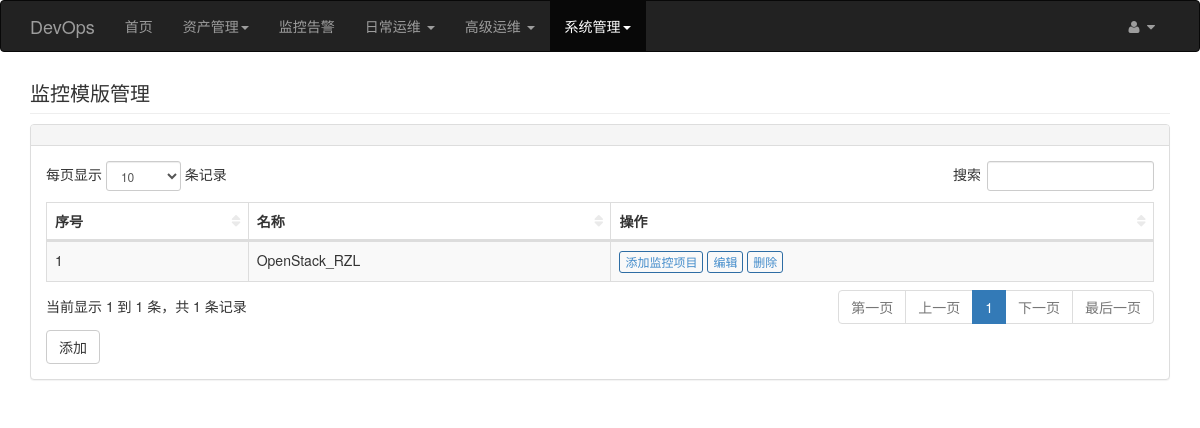
The page /cmp/index (signed in) on the database as committed earlier.
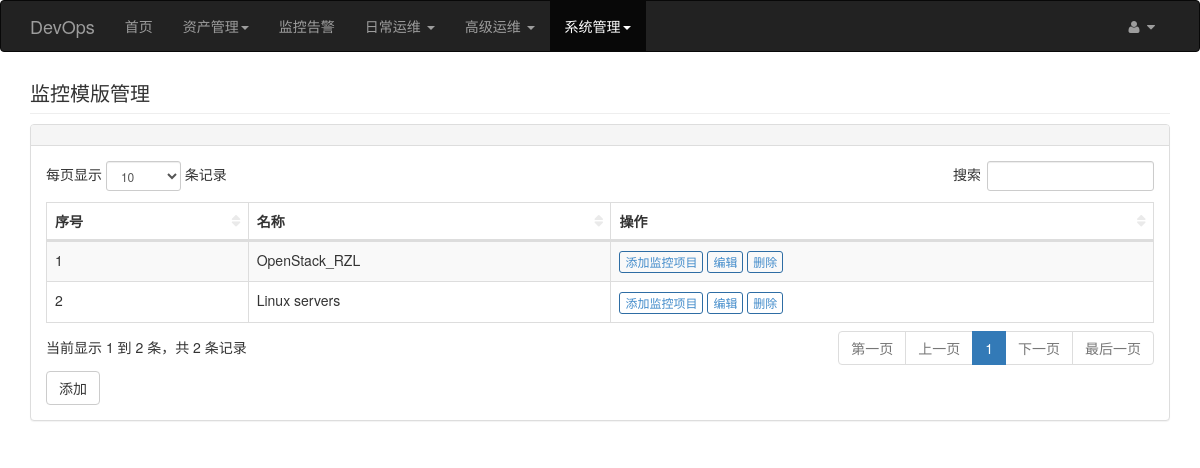
The same page on the database as committed later.
### app/models.py (models this page shows, shortened)
class Base(db.Model):
    __abstract__ = True
    id = db.Column(db.Integer, primary_key=True)
    created_at = db.Column(db.DateTime, default=datetime.now)
    updated_at = db.Column(db.DateTime, default=datetime.now, onupdate=datetime.now)

class Cmp(Base):
    __tablename__ = 'cmps'
    name = db.Column(db.String(30), unique=True)
    groupid = db.Column(db.Integer)
    hostid = db.Column(db.Integer)
    notes = db.Column(db.TEXT())
    cmp_items = db.relationship('CmpItem', backref='cmp', lazy='dynamic')

### app/cmp/views.py (the view)
@cmp.route('/index', methods=['GET'])
@login_required
def index():
    header = u'管理'
    objects = Cmp.query.all()
    return _render('index', locals())

### app/auth/views.py (called while the page is built)
@auth.before_app_request
def before_request():
    if current_user.is_authenticated:
        if not current_user.confirmed \
                and request.endpoint \
                and request.endpoint[:5] != 'auth.' \
                and request.endpoint != 'static':
            return redirect(url_for('auth.unconfirmed'))

### app/cmp/views.py (called while the page is built)
def _render(content, kwargs={}):
    new_header = MODULE_NAME + kwargs.get('header', '')
    kwargs.update(title_name=MODULE_NAME, header=new_header)
    html = "cmp/%s.html" % content
    return render_template(html, **kwargs)

### app/models.py (called while the page is built)
    @login_manager.user_loader
    def load_user(user_id):
        return User.query.get(int(user_id))

### app/templates/cmp/index.html (shortened to what this page needs)
{% extends "extends/base_table.html" %}
{% block table_content %}
    {% import 'macros/render_btn.html' as macros %}
    <div class="dataTable_wrapper">
        <table class="table table-striped table-bordered table-hover" id="dataTables-example">
            <thead>
            <tr>
                <th>序号</th>
                <th>名称</th>
                <th>操作</th>
            </tr>
            </thead>
            <tbody>
            {% for obj in objects %}
                <tr>
                    <td>{{ loop.index }}</td>
                    <td>{{ obj.name }}</td>
                    <td>
                        {{ macros.render_btn('添加监控项目', 'cmp_item.new', obj.id) }}
                        {{ macros.render_btn('编辑', 'cmp.edit', obj.id) }}
                        {{ macros.render_btn('删除', 'cmp.delete', obj.id) }}
                    </td>
                </tr>
            {% endfor %}
            </tbody>
        </table>
    </div>
    <div>
        {{ macros.render_add_btn('cmp.new') }}
    </div>
{% endblock %}

### app/templates/macros/render_btn.html (shortened to what this page needs)
{% macro render_btn(name, url, id) %}
    <a href="{{ url_for(url, id=id) }}"
       class="btn btn-outline btn-primary btn-xs">{{ name }}
    </a>
{% endmacro %}
{% macro render_add_btn(url) %}
    <a href="{{ url_for(url) }}" class="btn btn-outline btn-default">添加</a>
{% endmacro %}

Rows that differ between the two databases and show on the page:
added Cmp: name "Linux servers", name "添加监控项目 编辑 删除"
Other text that changed with them:
text written by a page script: "每页显示 条记录 搜索 当前显示 1 到 1 条，共 1 条记录 第一页 上一页 1 下一页 最后一页" → "每页显示 条记录 搜索 当前显示 1 到 2 条，共 2 条记录 第一页 上一页 1 下一页 最后一页"
